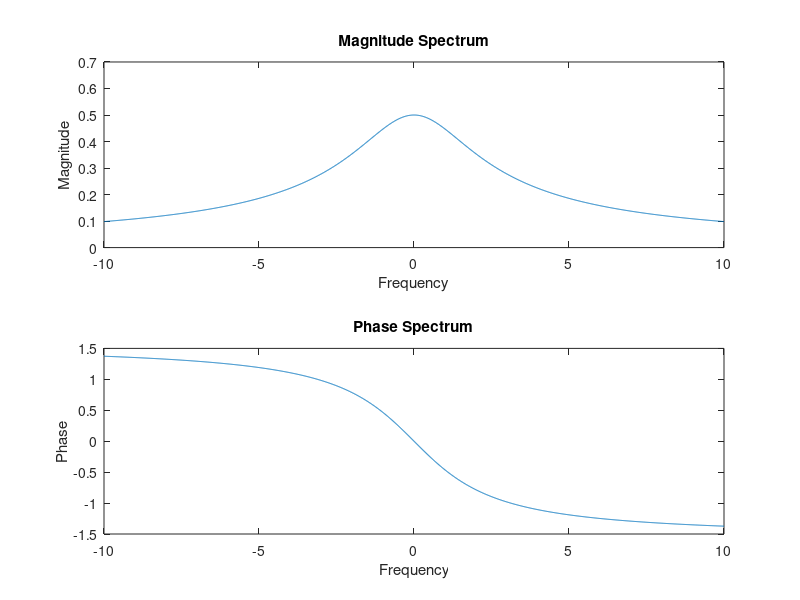

Reproduce this figure in MATLAB.
a=2;
w=-10:0.01:10;

F = zeros(size(w));

for i=1:length(w)
    F(i) = integral(@(t) exp(-a*t).*exp(-1i*w(i)*t), 0, inf);
end
magnitude = abs(F);
phase = angle(F);

subplot(2,1,1);
plot(w, magnitude);
title("Magnitude Spectrum");
xlabel("Frequency");
ylabel("Magnitude");

subplot(2,1,2);
plot(w, phase);
title("Phase Spectrum");
xlabel("Frequency");
ylabel("Phase");
